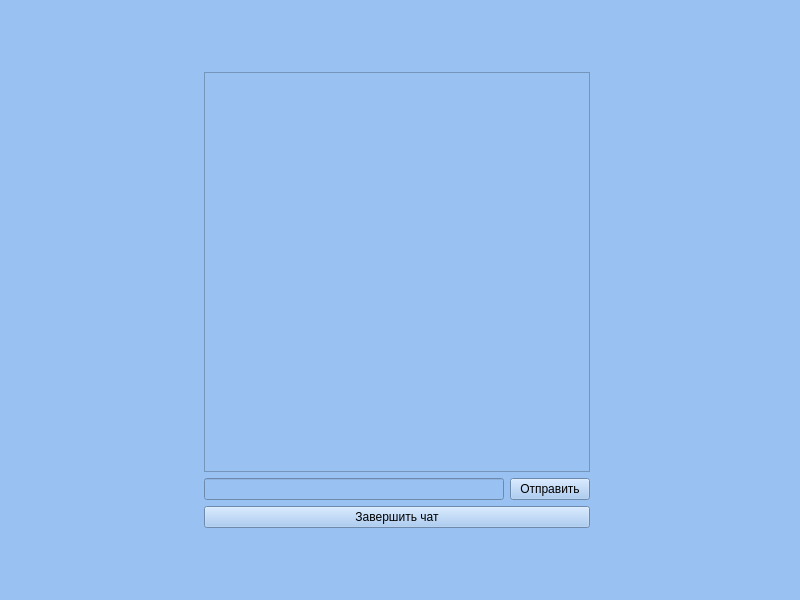
<?xml version="1.0" encoding="UTF-8"?>
<ui version="4.0">
 <class>Form</class>
 <widget class="QWidget" name="Form">
  <property name="geometry">
   <rect>
    <x>0</x>
    <y>0</y>
    <width>800</width>
    <height>600</height>
   </rect>
  </property>
  <property name="windowTitle">
   <string>Form</string>
  </property>
  <property name="styleSheet">
   <string notr="true">background-color: rgb(153, 193, 241)</string>
  </property>
  <layout class="QGridLayout" name="gridLayout">
   <item row="2" column="0">
    <spacer name="horizontalSpacer">
     <property name="orientation">
      <enum>Qt::Horizontal</enum>
     </property>
     <property name="sizeHint" stdset="0">
      <size>
       <width>40</width>
       <height>20</height>
      </size>
     </property>
    </spacer>
   </item>
   <item row="2" column="1" colspan="2">
    <layout class="QGridLayout" name="gridLayout_2">
     <item row="3" column="0" colspan="2">
      <widget class="QPushButton" name="finishChatButton">
       <property name="text">
        <string>Завершить чат</string>
       </property>
      </widget>
     </item>
     <item row="0" column="0" colspan="2">
      <widget class="QListWidget" name="chatWidget">
       <property name="sizePolicy">
        <sizepolicy hsizetype="Fixed" vsizetype="Fixed">
         <horstretch>0</horstretch>
         <verstretch>0</verstretch>
        </sizepolicy>
       </property>
       <property name="minimumSize">
        <size>
         <width>300</width>
         <height>400</height>
        </size>
       </property>
       <property name="maximumSize">
        <size>
         <width>400</width>
         <height>500</height>
        </size>
       </property>
       <property name="lineWidth">
        <number>1</number>
       </property>
       <property name="iconSize">
        <size>
         <width>0</width>
         <height>0</height>
        </size>
       </property>
      </widget>
     </item>
     <item row="1" column="1">
      <widget class="QPushButton" name="sendMessageButton">
       <property name="sizePolicy">
        <sizepolicy hsizetype="Fixed" vsizetype="Fixed">
         <horstretch>0</horstretch>
         <verstretch>0</verstretch>
        </sizepolicy>
       </property>
       <property name="minimumSize">
        <size>
         <width>30</width>
         <height>0</height>
        </size>
       </property>
       <property name="text">
        <string>Отправить</string>
       </property>
      </widget>
     </item>
     <item row="1" column="0">
      <widget class="QLineEdit" name="messageLineEdit">
       <property name="sizePolicy">
        <sizepolicy hsizetype="Fixed" vsizetype="Fixed">
         <horstretch>0</horstretch>
         <verstretch>0</verstretch>
        </sizepolicy>
       </property>
       <property name="minimumSize">
        <size>
         <width>300</width>
         <height>0</height>
        </size>
       </property>
       <property name="maximumSize">
        <size>
         <width>120</width>
         <height>16777215</height>
        </size>
       </property>
      </widget>
     </item>
    </layout>
   </item>
   <item row="0" column="1" colspan="2">
    <spacer name="verticalSpacer">
     <property name="orientation">
      <enum>Qt::Vertical</enum>
     </property>
     <property name="sizeHint" stdset="0">
      <size>
       <width>20</width>
       <height>40</height>
      </size>
     </property>
    </spacer>
   </item>
   <item row="2" column="5">
    <spacer name="horizontalSpacer_2">
     <property name="orientation">
      <enum>Qt::Horizontal</enum>
     </property>
     <property name="sizeHint" stdset="0">
      <size>
       <width>40</width>
       <height>20</height>
      </size>
     </property>
    </spacer>
   </item>
   <item row="5" column="1" colspan="3">
    <spacer name="verticalSpacer_2">
     <property name="orientation">
      <enum>Qt::Vertical</enum>
     </property>
     <property name="sizeHint" stdset="0">
      <size>
       <width>20</width>
       <height>40</height>
      </size>
     </property>
    </spacer>
   </item>
  </layout>
 </widget>
 <resources/>
 <connections/>
</ui>
